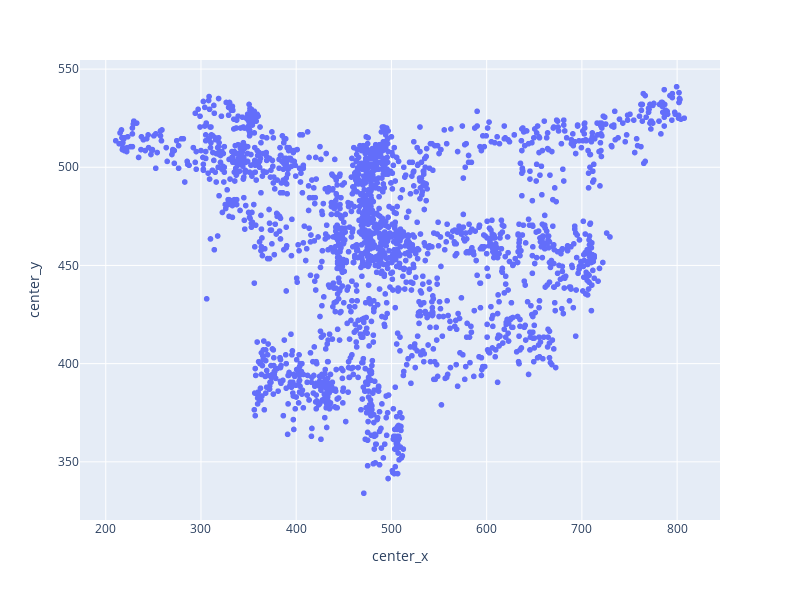

Notebook code for this chart:
### Markdown cell above
### Analyze Temporal/Spatial Patterns
#### Objective:
Explore patterns in spatial arrangement of gestures.

### Code cell
import plotly.express as px

ASL_label['center_x'] = (ASL_label['xmin'] + ASL_label['xmax']) / 2
ASL_label['center_y'] = (ASL_label['ymin'] + ASL_label['ymax']) / 2

px.scatter(data_frame=ASL_label,
           x='center_x',
           y='center_y',
           
           width=800,
           height=600)

### Figure 1 — Plotly figure (JSON) as saved in the notebook; plotly's stock layout.template omitted (floating-point values rounded to 4 significant figures; data arrays with more than 128 entries replaced by an {"elided": "..."} marker saying what was removed)
{"data": [{"hovertemplate": "center_x=%{x}<br>center_y=%{y}<extra></extra>", "legendgroup": "", "marker": {"color": "#636efa", "symbol": "circle"}, "mode": "markers", "name": "", "showlegend": false, "type": "scattergl", "x": {"elided": "2161 float values"}, "xaxis": "x", "y": {"elided": "2161 float values"}, "yaxis": "y"}], "layout": {"height": 600, "legend": {"tracegroupgap": 0}, "margin": {"t": 60}, "width": 800, "xaxis": {"anchor": "y", "domain": [0, 1], "title": {"text": "center_x"}}, "yaxis": {"anchor": "x", "domain": [0, 1], "title": {"text": "center_y"}}}}
